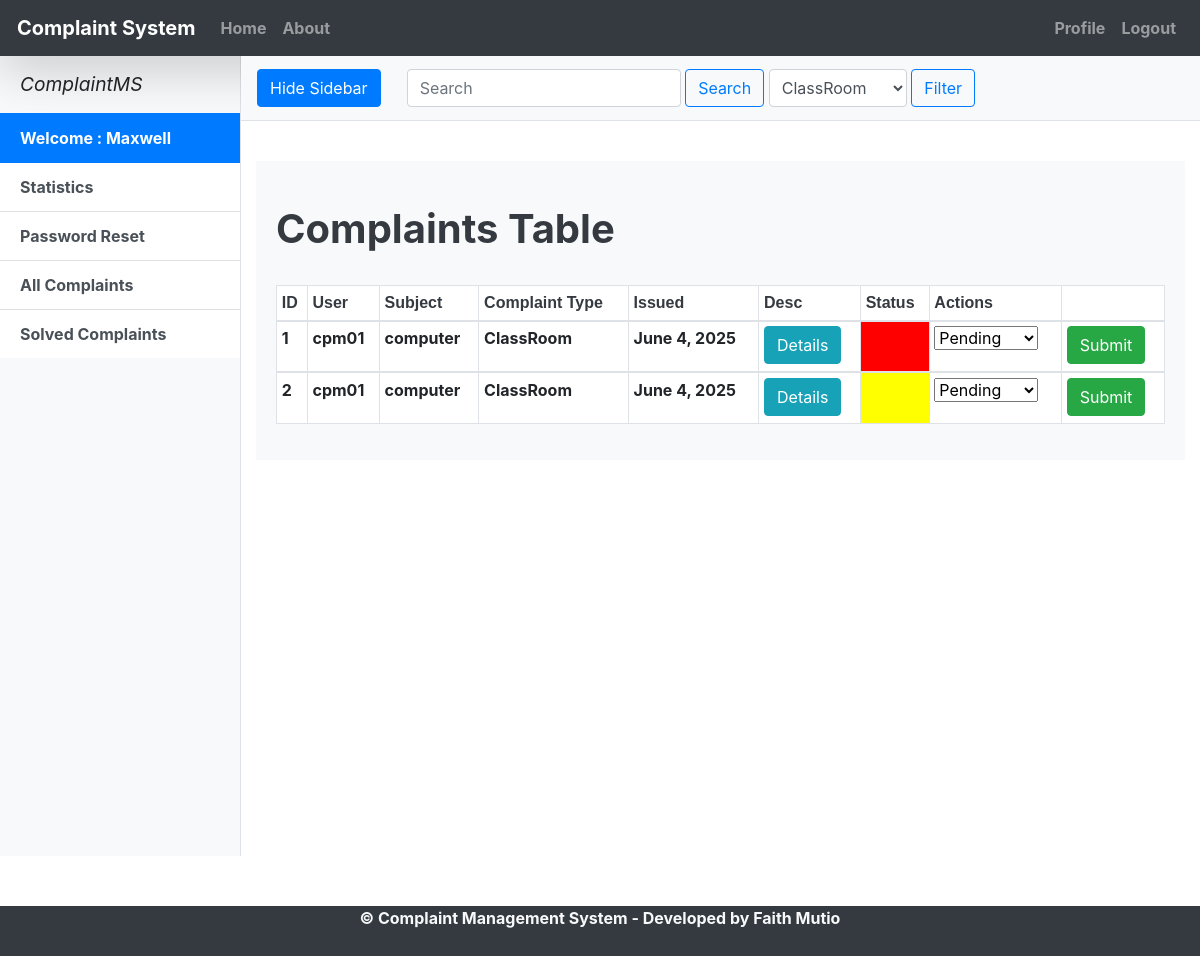
The page /allcomplaints/ (signed in) on the database its author committed.
### ComplaintMS/models.py (models this page shows, shortened)
class Complaint(models.Model):
    STATUS =((1,'Solved'),(2, 'InProgress'),(3,'Pending'))
    TYPE=(('ClassRoom',"ClassRoom"),('Teacher',"Teacher"),('Management',"Management"),('College',"College"),('Other',"Other"))
    Subject=models.CharField(max_length=200,blank=False,null=True)
    user=models.ForeignKey(User, on_delete=models.CASCADE,default=None)
    Type_of_complaint=models.CharField(choices=TYPE,null=True,max_length=200)
    Description=models.TextField(max_length=4000,blank=False,null=True)
    Time = models.DateField(auto_now=True)
    status=models.IntegerField(choices=STATUS,default=3)
    def __init__(self, *args, **kwargs):
        super(Complaint, self).__init__(*args, **kwargs)
        self.__status = self.status

### ComplaintMS/views.py (the view)
# urls.py: path('allcomplaints/', views.allcomplaints, name='allcomplaints'),
@login_required
def allcomplaints(request):
        c=Complaint.objects.all().exclude(status='1')
        comp=request.GET.get("search")
        drop=request.GET.get("drop")
        if drop:
                c=c.filter(Q(Type_of_complaint__icontains=drop))
        if comp:
                c=c.filter(Q(Type_of_complaint__icontains=comp)|Q(Description__icontains=comp)|Q(Subject__icontains=comp))
        if request.method=='POST':
                cid=request.POST.get('cid2')
                uid=request.POST.get('uid')
                print(uid)
                project = Complaint.objects.get(id=cid)
                forms=statusupdate(request.POST,instance=project)
                if forms.is_valid():
                        obj=forms.save(commit=False)
                        mail = User.objects.filter(id=uid)
                        for i in mail:
                                m=i.email
                        print(m)
                        obj.save()
                        messages.add_message(request,messages.SUCCESS, f'The complaint has been updated!')
                        return HttpResponseRedirect(reverse('allcomplaints'))
                else:
                        return render(request,'ComplaintMS/AllComplaints.html')
        else:
                forms=statusupdate()
        args={'c':c,'forms':forms,'comp':comp}
        return render(request,'ComplaintMS/allcomplaints.html',args)

### ComplaintMS/forms.py
class statusupdate(forms.ModelForm):
    class Meta:
        model=Complaint
        fields=('status',)
        help_texts = {
            'status': None,
        }

### ComplaintMS/templates/ComplaintMS/AllComplaints.html (shortened to what this page needs)
{% extends "ComplaintMS/index.html" %}
{% load crispy_forms_tags %}
{% load static %}
{% block content %}
<head>
  <link href= "{% static "ComplaintMS/extra/bootstrap/css/bootstrap.min.css" %}" rel="stylesheet">
  <link href="{% static "ComplaintMS/css/simple-sidebar.css" %}" rel="stylesheet">
</head>
  <div class="d-flex" id="wrapper">
    <div class="bg-light border-right" id="sidebar-wrapper">
      <div class="sidebar-heading"> <i>ComplaintMS</i> </div>
      <div class="list-group list-group-flush">
        {% if user.is_authenticated  %}
               <a href="" class="list-group-item list-group-item-action active"> Welcome : {{user.first_name}} </a>
              <a href='/counter/' class="list-group-item list-group-item-action">Statistics</a>
              <a href='/passwords/' class="list-group-item list-group-item-action">Password Reset</a>
              <a href="/allcomplaints/" class="list-group-item list-group-item-action">All Complaints</a>
              <a href="/solved/" class="list-group-item list-group-item-action">Solved Complaints</a>
              {% endif %}
      </div>
    </div>
    <div id="page-content-wrapper">
      <nav class="navbar navbar-expand-lg navbar-light bg-light border-bottom">
        <button class="btn btn-primary" id="menu-toggle">Hide Sidebar</button>
       <br>
       <br>
 <form class="form-inline px-2" method="GET" >
    <input class="form-control " type="search" placeholder="Search" aria-label="Search" name="search" >
    <button class="btn btn-outline-primary my-2 my-sm-0" type="submit">Search</button>
  <select class="form-control px-2" id="sel1" name="drop">
    <option>ClassRoom</option>
  </select>
    <button class="btn btn-outline-primary my-3 my-sm-1" type="submit">Filter</button>
    </form>
      </nav>
      <br>
      <div class="container-fluid">
      <div class="card-body bg-light">
        <h1 class="mt-4 text-dark"><b>Complaints Table </h1></form>
        <br>
    <div class="table-responsive">
	<table id="dtBasicExample" class="table table-striped table-hover table-bordered table-sm" cellspacing="5" width="100%">
  <thead>
    <tr class="bg-white">
      <th class="th-sm text-dark">ID
      </th>
      <th class="th-sm  text-dark ">User
      </th>
	  <th class="th-sm  text-dark">Subject
      <th class="th-sm  text-dark">Complaint Type
      </th>
      <th class="th-sm-12  text-dark">Issued
      </th>
      <th class="th-sm  text-dark">Desc
      </th>
      <th class="th-sm  text-dark">Status
      </th>
      <th class="th-sm  text-dark">
      Actions
      </th>
      <th class="th-sm  text-dark">
      </th>
    </tr>
  </thead>
{% for data in c %}
  <tbody>
    <tr>
      <td class="counterCell bg-white"> </td>
      <td class="bg-white">cpm0{{ data.user.id }}</td>
	    <td class="bg-white">{{data.Subject}}</td>
      <td class="bg-white">{{ data.get_Type_of_complaint_display }}</td>
      <td class="bg-white">{{ data.Time }}</td>
      <td class="bg-white">
      <form method="POST" action='/pdf_g/'>
      <button type='submit' class="btn btn-info" name="pdf">Details</button>
      </form>
      </td>
      <td class="color_{{ data.status }} "></td>
      <form method="POST">
      <td class="bg-white" class="">{{ forms|crispy }}</td>
      <td class="bg-white">
      <button type='submit' class="btn btn-success">Submit</button>
      </form>
    </tr>
  </tbody>
  {% endfor %}
</table>
</div>
      </div>
    </div>
   </div>
  </div>
{% endblock content %}

### ComplaintMS/static/ComplaintMS/css/simple-sidebar.css (style rules this page uses)
#sidebar-wrapper { min-height: 100vh; margin-left: -15rem; -webkit-transition: margin .25s ease-out; -moz-transition: margin .25s ease-out; -o-transition: margin .25s ease-out; transition: margin .25s ease-out; }
#sidebar-wrapper .sidebar-heading { padding: 0.875rem 1.25rem; font-size: 1.2rem; }
#sidebar-wrapper .list-group { width: 15rem; }
#page-content-wrapper { min-width: 100vw; }
@media (min-width: 768px) { #sidebar-wrapper { margin-left: 0; } }
@media (min-width: 768px) { #page-content-wrapper { min-width: 0; width: 100%; } }

### ComplaintMS/templates/ComplaintMS/index.html (style rules this page uses)
html { width: 100%; height: 100%; margin: 0; padding: 0; overflow-x: hidden; }
a { color:black; font-weight:bold; color: #000; padding: 1px; }

### ComplaintMS/templates/ComplaintMS/AllComplaints.html (style rules this page uses)
td.color_2 { background-color: yellow; }
td.color_3 { background-color: red; }
table { counter-reset: tableCount; }
.counterCell:before { content: counter(tableCount); counter-increment: tableCount; }
th { font-size:16px; font-family:Arial; }

### rows shown on the page
Complaint: user.id "1", Subject "computer", Type_of_complaint "ClassRoom", Time "June 4, 2025", status 3 (drawn)
Complaint: user.id "1", Subject "computer", Type_of_complaint "ClassRoom", Time "June 4, 2025", status 2 (drawn)

### other values the page prints
{{ user.first_name }} "Maxwell"
